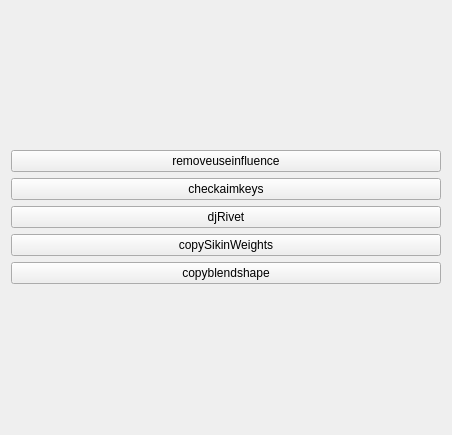
<?xml version="1.0" encoding="UTF-8"?>
<ui version="4.0">
 <class>Form</class>
 <widget class="QWidget" name="Form">
  <property name="geometry">
   <rect>
    <x>0</x>
    <y>0</y>
    <width>452</width>
    <height>435</height>
   </rect>
  </property>
  <property name="windowTitle">
   <string>Form</string>
  </property>
  <layout class="QVBoxLayout" name="verticalLayout_2">
   <item>
    <layout class="QVBoxLayout" name="verticalLayout">
     <item>
      <widget class="QPushButton" name="removeunuseinfluence_pushButton">
       <property name="text">
        <string>removeuseinfluence</string>
       </property>
      </widget>
     </item>
     <item>
      <widget class="QPushButton" name="checkaimkeys_pushButton">
       <property name="text">
        <string>checkaimkeys</string>
       </property>
      </widget>
     </item>
     <item>
      <widget class="QPushButton" name="djRivet_pushButton">
       <property name="text">
        <string>djRivet</string>
       </property>
      </widget>
     </item>
     <item>
      <widget class="QPushButton" name="copySikinWeights_pushButton">
       <property name="text">
        <string>copySikinWeights</string>
       </property>
      </widget>
     </item>
     <item>
      <widget class="QPushButton" name="copyblendshape_pushButton">
       <property name="text">
        <string>copyblendshape</string>
       </property>
      </widget>
     </item>
    </layout>
   </item>
  </layout>
 </widget>
 <resources/>
 <connections/>
</ui>
